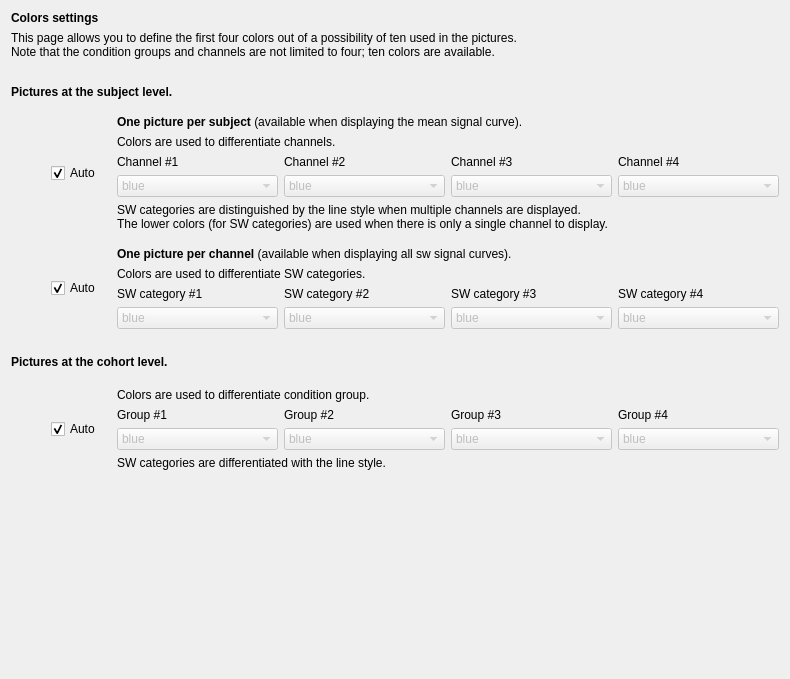
<?xml version="1.0" encoding="UTF-8"?>
<ui version="4.0">
 <class>DisplaySettings</class>
 <widget class="QWidget" name="DisplaySettings">
  <property name="geometry">
   <rect>
    <x>0</x>
    <y>0</y>
    <width>790</width>
    <height>679</height>
   </rect>
  </property>
  <property name="windowTitle">
   <string/>
  </property>
  <property name="styleSheet">
   <string notr="true">font: 12pt &quot;Roboto&quot;;</string>
  </property>
  <layout class="QVBoxLayout" name="verticalLayout_7">
   <item>
    <widget class="QLabel" name="label_16">
     <property name="text">
      <string>&lt;html&gt;&lt;head/&gt;&lt;body&gt;&lt;p&gt;&lt;span style=&quot; font-weight:600;&quot;&gt;Colors settings&lt;/span&gt;&lt;/p&gt;&lt;/body&gt;&lt;/html&gt;</string>
     </property>
    </widget>
   </item>
   <item>
    <widget class="QLabel" name="label_23">
     <property name="text">
      <string>This page allows you to define the first four colors out of a possibility of ten used in the pictures.
Note that the condition groups and channels are not limited to four; ten colors are available.</string>
     </property>
    </widget>
   </item>
   <item>
    <spacer name="verticalSpacer_7">
     <property name="orientation">
      <enum>Qt::Vertical</enum>
     </property>
     <property name="sizeType">
      <enum>QSizePolicy::Fixed</enum>
     </property>
     <property name="sizeHint" stdset="0">
      <size>
       <width>20</width>
       <height>20</height>
      </size>
     </property>
    </spacer>
   </item>
   <item>
    <widget class="QLabel" name="label">
     <property name="text">
      <string>&lt;html&gt;&lt;head/&gt;&lt;body&gt;&lt;p&gt;&lt;span style=&quot; font-weight:600;&quot;&gt;Pictures at the subject level.&lt;/span&gt;&lt;/p&gt;&lt;/body&gt;&lt;/html&gt;</string>
     </property>
    </widget>
   </item>
   <item>
    <spacer name="verticalSpacer_2">
     <property name="orientation">
      <enum>Qt::Vertical</enum>
     </property>
     <property name="sizeType">
      <enum>QSizePolicy::Fixed</enum>
     </property>
     <property name="sizeHint" stdset="0">
      <size>
       <width>20</width>
       <height>10</height>
      </size>
     </property>
    </spacer>
   </item>
   <item>
    <layout class="QHBoxLayout" name="horizontalLayout_2">
     <item>
      <spacer name="horizontalSpacer_2">
       <property name="orientation">
        <enum>Qt::Horizontal</enum>
       </property>
       <property name="sizeType">
        <enum>QSizePolicy::Fixed</enum>
       </property>
       <property name="sizeHint" stdset="0">
        <size>
         <width>40</width>
         <height>20</height>
        </size>
       </property>
      </spacer>
     </item>
     <item>
      <widget class="QCheckBox" name="checkBox_subject_avg_auto">
       <property name="minimumSize">
        <size>
         <width>60</width>
         <height>0</height>
        </size>
       </property>
       <property name="maximumSize">
        <size>
         <width>60</width>
         <height>16777215</height>
        </size>
       </property>
       <property name="text">
        <string>Auto</string>
       </property>
       <property name="checked">
        <bool>true</bool>
       </property>
      </widget>
     </item>
     <item>
      <layout class="QVBoxLayout" name="verticalLayout_3">
       <item>
        <layout class="QVBoxLayout" name="verticalLayout_4">
         <item>
          <widget class="QLabel" name="label_8">
           <property name="text">
            <string>&lt;html&gt;&lt;head/&gt;&lt;body&gt;&lt;p&gt;&lt;span style=&quot; font-weight:600;&quot;&gt;One picture per subject&lt;/span&gt; (available when displaying the mean signal curve).&lt;/p&gt;&lt;/body&gt;&lt;/html&gt;</string>
           </property>
          </widget>
         </item>
         <item>
          <widget class="QLabel" name="label_9">
           <property name="text">
            <string>Colors are used to differentiate channels.</string>
           </property>
          </widget>
         </item>
        </layout>
       </item>
       <item>
        <layout class="QGridLayout" name="gridLayout_2">
         <item row="0" column="0">
          <widget class="QLabel" name="label_10">
           <property name="text">
            <string>Channel #1</string>
           </property>
          </widget>
         </item>
         <item row="0" column="1">
          <widget class="QLabel" name="label_11">
           <property name="text">
            <string>Channel #2</string>
           </property>
          </widget>
         </item>
         <item row="0" column="2">
          <widget class="QLabel" name="label_12">
           <property name="text">
            <string>Channel #3</string>
           </property>
          </widget>
         </item>
         <item row="0" column="3">
          <widget class="QLabel" name="label_13">
           <property name="text">
            <string>Channel #4</string>
           </property>
          </widget>
         </item>
         <item row="1" column="0">
          <widget class="QComboBox" name="comboBox_subject_avg_chan1">
           <property name="enabled">
            <bool>false</bool>
           </property>
           <item>
            <property name="text">
             <string>blue</string>
            </property>
           </item>
           <item>
            <property name="text">
             <string>red</string>
            </property>
           </item>
           <item>
            <property name="text">
             <string>green</string>
            </property>
           </item>
           <item>
            <property name="text">
             <string>orange</string>
            </property>
           </item>
           <item>
            <property name="text">
             <string>purple</string>
            </property>
           </item>
           <item>
            <property name="text">
             <string>brown</string>
            </property>
           </item>
           <item>
            <property name="text">
             <string>pink</string>
            </property>
           </item>
           <item>
            <property name="text">
             <string>gray</string>
            </property>
           </item>
           <item>
            <property name="text">
             <string>olive</string>
            </property>
           </item>
           <item>
            <property name="text">
             <string>cyan</string>
            </property>
           </item>
          </widget>
         </item>
         <item row="1" column="1">
          <widget class="QComboBox" name="comboBox_subject_avg_chan2">
           <property name="enabled">
            <bool>false</bool>
           </property>
           <property name="currentText">
            <string>blue</string>
           </property>
           <item>
            <property name="text">
             <string>blue</string>
            </property>
           </item>
           <item>
            <property name="text">
             <string>red</string>
            </property>
           </item>
           <item>
            <property name="text">
             <string>green</string>
            </property>
           </item>
           <item>
            <property name="text">
             <string>orange</string>
            </property>
           </item>
           <item>
            <property name="text">
             <string>purple</string>
            </property>
           </item>
           <item>
            <property name="text">
             <string>brown</string>
            </property>
           </item>
           <item>
            <property name="text">
             <string>pink</string>
            </property>
           </item>
           <item>
            <property name="text">
             <string>gray</string>
            </property>
           </item>
           <item>
            <property name="text">
             <string>olive</string>
            </property>
           </item>
           <item>
            <property name="text">
             <string>cyan</string>
            </property>
           </item>
          </widget>
         </item>
         <item row="1" column="2">
          <widget class="QComboBox" name="comboBox_subject_avg_chan3">
           <property name="enabled">
            <bool>false</bool>
           </property>
           <property name="currentText">
            <string>blue</string>
           </property>
           <item>
            <property name="text">
             <string>blue</string>
            </property>
           </item>
           <item>
            <property name="text">
             <string>red</string>
            </property>
           </item>
           <item>
            <property name="text">
             <string>green</string>
            </property>
           </item>
           <item>
            <property name="text">
             <string>orange</string>
            </property>
           </item>
           <item>
            <property name="text">
             <string>purple</string>
            </property>
           </item>
           <item>
            <property name="text">
             <string>brown</string>
            </property>
           </item>
           <item>
            <property name="text">
             <string>pink</string>
            </property>
           </item>
           <item>
            <property name="text">
             <string>gray</string>
            </property>
           </item>
           <item>
            <property name="text">
             <string>olive</string>
            </property>
           </item>
           <item>
            <property name="text">
             <string>cyan</string>
            </property>
           </item>
          </widget>
         </item>
         <item row="1" column="3">
          <widget class="QComboBox" name="comboBox_subject_avg_chan4">
           <property name="enabled">
            <bool>false</bool>
           </property>
           <property name="currentText">
            <string>blue</string>
           </property>
           <item>
            <property name="text">
             <string>blue</string>
            </property>
           </item>
           <item>
            <property name="text">
             <string>red</string>
            </property>
           </item>
           <item>
            <property name="text">
             <string>green</string>
            </property>
           </item>
           <item>
            <property name="text">
             <string>orange</string>
            </property>
           </item>
           <item>
            <property name="text">
             <string>purple</string>
            </property>
           </item>
           <item>
            <property name="text">
             <string>brown</string>
            </property>
           </item>
           <item>
            <property name="text">
             <string>pink</string>
            </property>
           </item>
           <item>
            <property name="text">
             <string>gray</string>
            </property>
           </item>
           <item>
            <property name="text">
             <string>olive</string>
            </property>
           </item>
           <item>
            <property name="text">
             <string>cyan</string>
            </property>
           </item>
          </widget>
         </item>
        </layout>
       </item>
       <item>
        <widget class="QLabel" name="label_15">
         <property name="text">
          <string>SW categories are distinguished by the line style when multiple channels are displayed.
The lower colors (for SW categories) are used when there is only a single channel to display.</string>
         </property>
        </widget>
       </item>
      </layout>
     </item>
    </layout>
   </item>
   <item>
    <spacer name="verticalSpacer">
     <property name="orientation">
      <enum>Qt::Vertical</enum>
     </property>
     <property name="sizeType">
      <enum>QSizePolicy::Fixed</enum>
     </property>
     <property name="sizeHint" stdset="0">
      <size>
       <width>20</width>
       <height>10</height>
      </size>
     </property>
    </spacer>
   </item>
   <item>
    <layout class="QHBoxLayout" name="horizontalLayout">
     <item>
      <spacer name="horizontalSpacer">
       <property name="orientation">
        <enum>Qt::Horizontal</enum>
       </property>
       <property name="sizeType">
        <enum>QSizePolicy::Fixed</enum>
       </property>
       <property name="sizeHint" stdset="0">
        <size>
         <width>40</width>
         <height>20</height>
        </size>
       </property>
      </spacer>
     </item>
     <item>
      <widget class="QCheckBox" name="checkBox_subject_sel_auto">
       <property name="minimumSize">
        <size>
         <width>60</width>
         <height>0</height>
        </size>
       </property>
       <property name="maximumSize">
        <size>
         <width>60</width>
         <height>16777215</height>
        </size>
       </property>
       <property name="text">
        <string>Auto</string>
       </property>
       <property name="checked">
        <bool>true</bool>
       </property>
      </widget>
     </item>
     <item>
      <layout class="QVBoxLayout" name="verticalLayout_2">
       <item>
        <layout class="QVBoxLayout" name="verticalLayout">
         <item>
          <widget class="QLabel" name="label_2">
           <property name="text">
            <string>&lt;html&gt;&lt;head/&gt;&lt;body&gt;&lt;p&gt;&lt;span style=&quot; font-weight:600;&quot;&gt;One picture per channel&lt;/span&gt; (available when displaying all sw signal curves).&lt;/p&gt;&lt;/body&gt;&lt;/html&gt;</string>
           </property>
          </widget>
         </item>
         <item>
          <widget class="QLabel" name="label_3">
           <property name="text">
            <string>Colors are used to differentiate SW categories.</string>
           </property>
          </widget>
         </item>
        </layout>
       </item>
       <item>
        <layout class="QGridLayout" name="gridLayout">
         <item row="0" column="0">
          <widget class="QLabel" name="label_4">
           <property name="text">
            <string>SW category #1</string>
           </property>
          </widget>
         </item>
         <item row="0" column="1">
          <widget class="QLabel" name="label_5">
           <property name="text">
            <string>SW category #2</string>
           </property>
          </widget>
         </item>
         <item row="0" column="2">
          <widget class="QLabel" name="label_6">
           <property name="text">
            <string>SW category #3</string>
           </property>
          </widget>
         </item>
         <item row="0" column="3">
          <widget class="QLabel" name="label_7">
           <property name="text">
            <string>SW category #4</string>
           </property>
          </widget>
         </item>
         <item row="1" column="0">
          <widget class="QComboBox" name="comboBox_subject_sel_cat1">
           <property name="enabled">
            <bool>false</bool>
           </property>
           <item>
            <property name="text">
             <string>blue</string>
            </property>
           </item>
           <item>
            <property name="text">
             <string>red</string>
            </property>
           </item>
           <item>
            <property name="text">
             <string>green</string>
            </property>
           </item>
           <item>
            <property name="text">
             <string>orange</string>
            </property>
           </item>
           <item>
            <property name="text">
             <string>purple</string>
            </property>
           </item>
           <item>
            <property name="text">
             <string>brown</string>
            </property>
           </item>
           <item>
            <property name="text">
             <string>pink</string>
            </property>
           </item>
           <item>
            <property name="text">
             <string>gray</string>
            </property>
           </item>
           <item>
            <property name="text">
             <string>olive</string>
            </property>
           </item>
           <item>
            <property name="text">
             <string>cyan</string>
            </property>
           </item>
          </widget>
         </item>
         <item row="1" column="1">
          <widget class="QComboBox" name="comboBox_subject_sel_cat2">
           <property name="enabled">
            <bool>false</bool>
           </property>
           <property name="currentText">
            <string>blue</string>
           </property>
           <item>
            <property name="text">
             <string>blue</string>
            </property>
           </item>
           <item>
            <property name="text">
             <string>red</string>
            </property>
           </item>
           <item>
            <property name="text">
             <string>green</string>
            </property>
           </item>
           <item>
            <property name="text">
             <string>orange</string>
            </property>
           </item>
           <item>
            <property name="text">
             <string>purple</string>
            </property>
           </item>
           <item>
            <property name="text">
             <string>brown</string>
            </property>
           </item>
           <item>
            <property name="text">
             <string>pink</string>
            </property>
           </item>
           <item>
            <property name="text">
             <string>gray</string>
            </property>
           </item>
           <item>
            <property name="text">
             <string>olive</string>
            </property>
           </item>
           <item>
            <property name="text">
             <string>cyan</string>
            </property>
           </item>
          </widget>
         </item>
         <item row="1" column="2">
          <widget class="QComboBox" name="comboBox_subject_sel_cat3">
           <property name="enabled">
            <bool>false</bool>
           </property>
           <property name="currentText">
            <string>blue</string>
           </property>
           <item>
            <property name="text">
             <string>blue</string>
            </property>
           </item>
           <item>
            <property name="text">
             <string>red</string>
            </property>
           </item>
           <item>
            <property name="text">
             <string>green</string>
            </property>
           </item>
           <item>
            <property name="text">
             <string>orange</string>
            </property>
           </item>
           <item>
            <property name="text">
             <string>purple</string>
            </property>
           </item>
           <item>
            <property name="text">
             <string>brown</string>
            </property>
           </item>
           <item>
            <property name="text">
             <string>pink</string>
            </property>
           </item>
           <item>
            <property name="text">
             <string>gray</string>
            </property>
           </item>
           <item>
            <property name="text">
             <string>olive</string>
            </property>
           </item>
           <item>
            <property name="text">
             <string>cyan</string>
            </property>
           </item>
          </widget>
         </item>
         <item row="1" column="3">
          <widget class="QComboBox" name="comboBox_subject_sel_cat4">
           <property name="enabled">
            <bool>false</bool>
           </property>
           <property name="currentText">
            <string>blue</string>
           </property>
           <item>
            <property name="text">
             <string>blue</string>
            </property>
           </item>
           <item>
            <property name="text">
             <string>red</string>
            </property>
           </item>
           <item>
            <property name="text">
             <string>green</string>
            </property>
           </item>
           <item>
            <property name="text">
             <string>orange</string>
            </property>
           </item>
           <item>
            <property name="text">
             <string>purple</string>
            </property>
           </item>
           <item>
            <property name="text">
             <string>brown</string>
            </property>
           </item>
           <item>
            <property name="text">
             <string>pink</string>
            </property>
           </item>
           <item>
            <property name="text">
             <string>gray</string>
            </property>
           </item>
           <item>
            <property name="text">
             <string>olive</string>
            </property>
           </item>
           <item>
            <property name="text">
             <string>cyan</string>
            </property>
           </item>
          </widget>
         </item>
        </layout>
       </item>
      </layout>
     </item>
    </layout>
   </item>
   <item>
    <spacer name="verticalSpacer_3">
     <property name="orientation">
      <enum>Qt::Vertical</enum>
     </property>
     <property name="sizeType">
      <enum>QSizePolicy::Fixed</enum>
     </property>
     <property name="sizeHint" stdset="0">
      <size>
       <width>20</width>
       <height>20</height>
      </size>
     </property>
    </spacer>
   </item>
   <item>
    <widget class="QLabel" name="label_14">
     <property name="text">
      <string>&lt;html&gt;&lt;head/&gt;&lt;body&gt;&lt;p&gt;&lt;span style=&quot; font-weight:600;&quot;&gt;Pictures at the cohort level.&lt;/span&gt;&lt;/p&gt;&lt;/body&gt;&lt;/html&gt;</string>
     </property>
    </widget>
   </item>
   <item>
    <spacer name="verticalSpacer_4">
     <property name="orientation">
      <enum>Qt::Vertical</enum>
     </property>
     <property name="sizeType">
      <enum>QSizePolicy::Fixed</enum>
     </property>
     <property name="sizeHint" stdset="0">
      <size>
       <width>20</width>
       <height>13</height>
      </size>
     </property>
    </spacer>
   </item>
   <item>
    <layout class="QHBoxLayout" name="horizontalLayout_3">
     <item>
      <spacer name="horizontalSpacer_3">
       <property name="orientation">
        <enum>Qt::Horizontal</enum>
       </property>
       <property name="sizeType">
        <enum>QSizePolicy::Fixed</enum>
       </property>
       <property name="sizeHint" stdset="0">
        <size>
         <width>40</width>
         <height>20</height>
        </size>
       </property>
      </spacer>
     </item>
     <item>
      <widget class="QCheckBox" name="checkBox_cohort_auto">
       <property name="minimumSize">
        <size>
         <width>60</width>
         <height>0</height>
        </size>
       </property>
       <property name="maximumSize">
        <size>
         <width>60</width>
         <height>16777215</height>
        </size>
       </property>
       <property name="text">
        <string>Auto</string>
       </property>
       <property name="checked">
        <bool>true</bool>
       </property>
      </widget>
     </item>
     <item>
      <layout class="QVBoxLayout" name="verticalLayout_5">
       <item>
        <layout class="QVBoxLayout" name="verticalLayout_6">
         <item>
          <widget class="QLabel" name="label_17">
           <property name="text">
            <string>Colors are used to differentiate condition group.</string>
           </property>
          </widget>
         </item>
        </layout>
       </item>
       <item>
        <layout class="QGridLayout" name="gridLayout_3">
         <item row="0" column="0">
          <widget class="QLabel" name="label_18">
           <property name="text">
            <string>Group #1</string>
           </property>
          </widget>
         </item>
         <item row="1" column="0">
          <widget class="QComboBox" name="comboBox_cohort_group1">
           <property name="enabled">
            <bool>false</bool>
           </property>
           <item>
            <property name="text">
             <string>blue</string>
            </property>
           </item>
           <item>
            <property name="text">
             <string>red</string>
            </property>
           </item>
           <item>
            <property name="text">
             <string>green</string>
            </property>
           </item>
           <item>
            <property name="text">
             <string>orange</string>
            </property>
           </item>
           <item>
            <property name="text">
             <string>purple</string>
            </property>
           </item>
           <item>
            <property name="text">
             <string>brown</string>
            </property>
           </item>
           <item>
            <property name="text">
             <string>pink</string>
            </property>
           </item>
           <item>
            <property name="text">
             <string>gray</string>
            </property>
           </item>
           <item>
            <property name="text">
             <string>olive</string>
            </property>
           </item>
           <item>
            <property name="text">
             <string>cyan</string>
            </property>
           </item>
          </widget>
         </item>
         <item row="1" column="3">
          <widget class="QComboBox" name="comboBox_cohort_group4">
           <property name="enabled">
            <bool>false</bool>
           </property>
           <property name="currentText">
            <string>blue</string>
           </property>
           <item>
            <property name="text">
             <string>blue</string>
            </property>
           </item>
           <item>
            <property name="text">
             <string>red</string>
            </property>
           </item>
           <item>
            <property name="text">
             <string>green</string>
            </property>
           </item>
           <item>
            <property name="text">
             <string>orange</string>
            </property>
           </item>
           <item>
            <property name="text">
             <string>purple</string>
            </property>
           </item>
           <item>
            <property name="text">
             <string>brown</string>
            </property>
           </item>
           <item>
            <property name="text">
             <string>pink</string>
            </property>
           </item>
           <item>
            <property name="text">
             <string>gray</string>
            </property>
           </item>
           <item>
            <property name="text">
             <string>olive</string>
            </property>
           </item>
           <item>
            <property name="text">
             <string>cyan</string>
            </property>
           </item>
          </widget>
         </item>
         <item row="0" column="2">
          <widget class="QLabel" name="label_19">
           <property name="text">
            <string>Group #3</string>
           </property>
          </widget>
         </item>
         <item row="0" column="3">
          <widget class="QLabel" name="label_20">
           <property name="text">
            <string>Group #4</string>
           </property>
          </widget>
         </item>
         <item row="0" column="1">
          <widget class="QLabel" name="label_21">
           <property name="text">
            <string>Group #2</string>
           </property>
          </widget>
         </item>
         <item row="1" column="1">
          <widget class="QComboBox" name="comboBox_cohort_group2">
           <property name="enabled">
            <bool>false</bool>
           </property>
           <property name="currentText">
            <string>blue</string>
           </property>
           <item>
            <property name="text">
             <string>blue</string>
            </property>
           </item>
           <item>
            <property name="text">
             <string>red</string>
            </property>
           </item>
           <item>
            <property name="text">
             <string>green</string>
            </property>
           </item>
           <item>
            <property name="text">
             <string>orange</string>
            </property>
           </item>
           <item>
            <property name="text">
             <string>purple</string>
            </property>
           </item>
           <item>
            <property name="text">
             <string>brown</string>
            </property>
           </item>
           <item>
            <property name="text">
             <string>pink</string>
            </property>
           </item>
           <item>
            <property name="text">
             <string>gray</string>
            </property>
           </item>
           <item>
            <property name="text">
             <string>olive</string>
            </property>
           </item>
           <item>
            <property name="text">
             <string>cyan</string>
            </property>
           </item>
          </widget>
         </item>
         <item row="1" column="2">
          <widget class="QComboBox" name="comboBox_cohort_group3">
           <property name="enabled">
            <bool>false</bool>
           </property>
           <property name="currentText">
            <string>blue</string>
           </property>
           <item>
            <property name="text">
             <string>blue</string>
            </property>
           </item>
           <item>
            <property name="text">
             <string>red</string>
            </property>
           </item>
           <item>
            <property name="text">
             <string>green</string>
            </property>
           </item>
           <item>
            <property name="text">
             <string>orange</string>
            </property>
           </item>
           <item>
            <property name="text">
             <string>purple</string>
            </property>
           </item>
           <item>
            <property name="text">
             <string>brown</string>
            </property>
           </item>
           <item>
            <property name="text">
             <string>pink</string>
            </property>
           </item>
           <item>
            <property name="text">
             <string>gray</string>
            </property>
           </item>
           <item>
            <property name="text">
             <string>olive</string>
            </property>
           </item>
           <item>
            <property name="text">
             <string>cyan</string>
            </property>
           </item>
          </widget>
         </item>
        </layout>
       </item>
       <item>
        <widget class="QLabel" name="label_22">
         <property name="text">
          <string>SW categories are differentiated with the line style.</string>
         </property>
        </widget>
       </item>
      </layout>
     </item>
    </layout>
   </item>
   <item>
    <spacer name="verticalSpacer_5">
     <property name="orientation">
      <enum>Qt::Vertical</enum>
     </property>
     <property name="sizeHint" stdset="0">
      <size>
       <width>20</width>
       <height>116</height>
      </size>
     </property>
    </spacer>
   </item>
  </layout>
 </widget>
 <resources>
  <include location="../../../../../scinodes_poc/src/main/python/ui/themes/themes.qrc"/>
 </resources>
 <connections>
  <connection>
   <sender>checkBox_cohort_auto</sender>
   <signal>clicked()</signal>
   <receiver>DisplaySettings</receiver>
   <slot>update_colors_slot()</slot>
   <hints>
    <hint type="sourcelabel">
     <x>155</x>
     <y>415</y>
    </hint>
    <hint type="destinationlabel">
     <x>425</x>
     <y>298</y>
    </hint>
   </hints>
  </connection>
  <connection>
   <sender>checkBox_subject_avg_auto</sender>
   <signal>clicked()</signal>
   <receiver>DisplaySettings</receiver>
   <slot>update_colors_slot()</slot>
   <hints>
    <hint type="sourcelabel">
     <x>155</x>
     <y>108</y>
    </hint>
    <hint type="destinationlabel">
     <x>425</x>
     <y>298</y>
    </hint>
   </hints>
  </connection>
  <connection>
   <sender>checkBox_subject_sel_auto</sender>
   <signal>clicked()</signal>
   <receiver>DisplaySettings</receiver>
   <slot>update_colors_slot()</slot>
   <hints>
    <hint type="sourcelabel">
     <x>155</x>
     <y>240</y>
    </hint>
    <hint type="destinationlabel">
     <x>425</x>
     <y>298</y>
    </hint>
   </hints>
  </connection>
  <connection>
   <sender>comboBox_cohort_group1</sender>
   <signal>currentIndexChanged(int)</signal>
   <receiver>DisplaySettings</receiver>
   <slot>update_colors_slot()</slot>
   <hints>
    <hint type="sourcelabel">
     <x>333</x>
     <y>427</y>
    </hint>
    <hint type="destinationlabel">
     <x>425</x>
     <y>298</y>
    </hint>
   </hints>
  </connection>
  <connection>
   <sender>comboBox_cohort_group2</sender>
   <signal>currentIndexChanged(int)</signal>
   <receiver>DisplaySettings</receiver>
   <slot>update_colors_slot()</slot>
   <hints>
    <hint type="sourcelabel">
     <x>479</x>
     <y>427</y>
    </hint>
    <hint type="destinationlabel">
     <x>425</x>
     <y>298</y>
    </hint>
   </hints>
  </connection>
  <connection>
   <sender>comboBox_cohort_group3</sender>
   <signal>currentIndexChanged(int)</signal>
   <receiver>DisplaySettings</receiver>
   <slot>update_colors_slot()</slot>
   <hints>
    <hint type="sourcelabel">
     <x>624</x>
     <y>427</y>
    </hint>
    <hint type="destinationlabel">
     <x>425</x>
     <y>298</y>
    </hint>
   </hints>
  </connection>
  <connection>
   <sender>comboBox_cohort_group4</sender>
   <signal>currentIndexChanged(int)</signal>
   <receiver>DisplaySettings</receiver>
   <slot>update_colors_slot()</slot>
   <hints>
    <hint type="sourcelabel">
     <x>770</x>
     <y>427</y>
    </hint>
    <hint type="destinationlabel">
     <x>425</x>
     <y>298</y>
    </hint>
   </hints>
  </connection>
  <connection>
   <sender>comboBox_subject_avg_chan1</sender>
   <signal>currentIndexChanged(int)</signal>
   <receiver>DisplaySettings</receiver>
   <slot>update_colors_slot()</slot>
   <hints>
    <hint type="sourcelabel">
     <x>333</x>
     <y>131</y>
    </hint>
    <hint type="destinationlabel">
     <x>425</x>
     <y>298</y>
    </hint>
   </hints>
  </connection>
  <connection>
   <sender>comboBox_subject_avg_chan2</sender>
   <signal>currentIndexChanged(int)</signal>
   <receiver>DisplaySettings</receiver>
   <slot>update_colors_slot()</slot>
   <hints>
    <hint type="sourcelabel">
     <x>479</x>
     <y>131</y>
    </hint>
    <hint type="destinationlabel">
     <x>425</x>
     <y>298</y>
    </hint>
   </hints>
  </connection>
  <connection>
   <sender>comboBox_subject_avg_chan3</sender>
   <signal>currentIndexChanged(int)</signal>
   <receiver>DisplaySettings</receiver>
   <slot>update_colors_slot()</slot>
   <hints>
    <hint type="sourcelabel">
     <x>624</x>
     <y>131</y>
    </hint>
    <hint type="destinationlabel">
     <x>425</x>
     <y>298</y>
    </hint>
   </hints>
  </connection>
  <connection>
   <sender>comboBox_subject_avg_chan4</sender>
   <signal>currentIndexChanged(int)</signal>
   <receiver>DisplaySettings</receiver>
   <slot>update_colors_slot()</slot>
   <hints>
    <hint type="sourcelabel">
     <x>770</x>
     <y>131</y>
    </hint>
    <hint type="destinationlabel">
     <x>425</x>
     <y>298</y>
    </hint>
   </hints>
  </connection>
  <connection>
   <sender>comboBox_subject_sel_cat1</sender>
   <signal>currentIndexChanged(int)</signal>
   <receiver>DisplaySettings</receiver>
   <slot>update_colors_slot()</slot>
   <hints>
    <hint type="sourcelabel">
     <x>333</x>
     <y>274</y>
    </hint>
    <hint type="destinationlabel">
     <x>425</x>
     <y>298</y>
    </hint>
   </hints>
  </connection>
  <connection>
   <sender>comboBox_subject_sel_cat2</sender>
   <signal>currentIndexChanged(int)</signal>
   <receiver>DisplaySettings</receiver>
   <slot>update_colors_slot()</slot>
   <hints>
    <hint type="sourcelabel">
     <x>479</x>
     <y>274</y>
    </hint>
    <hint type="destinationlabel">
     <x>425</x>
     <y>298</y>
    </hint>
   </hints>
  </connection>
  <connection>
   <sender>comboBox_subject_sel_cat3</sender>
   <signal>currentIndexChanged(int)</signal>
   <receiver>DisplaySettings</receiver>
   <slot>update_colors_slot()</slot>
   <hints>
    <hint type="sourcelabel">
     <x>624</x>
     <y>274</y>
    </hint>
    <hint type="destinationlabel">
     <x>425</x>
     <y>298</y>
    </hint>
   </hints>
  </connection>
  <connection>
   <sender>comboBox_subject_sel_cat4</sender>
   <signal>currentIndexChanged(int)</signal>
   <receiver>DisplaySettings</receiver>
   <slot>update_colors_slot()</slot>
   <hints>
    <hint type="sourcelabel">
     <x>770</x>
     <y>274</y>
    </hint>
    <hint type="destinationlabel">
     <x>425</x>
     <y>298</y>
    </hint>
   </hints>
  </connection>
 </connections>
 <slots>
  <slot>update_colors_slot()</slot>
 </slots>
</ui>
